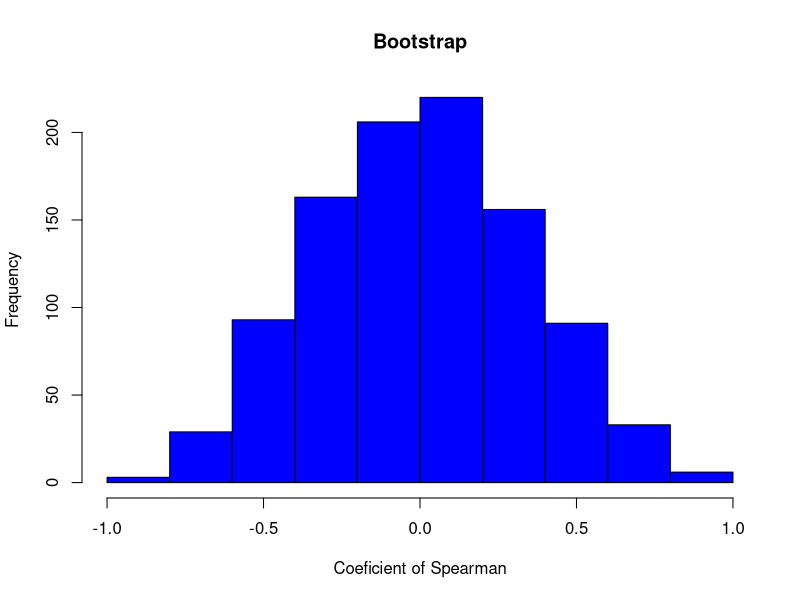

Reproduce this figure in R.
X = c(13, -5, 10, 5, -3, -1, 0, -2, 20, 2)
Y = c(-2, 16, 6, 0, 7, 0, 20, 17, 13, 20)

amount_bs = 1000
n_sample = length(X)
conf.level = 0.95
c_value = qt(1 - conf.level/2, df = n_sample - 2)

rank_unique = function(sample){
  index = order(sample, decreasing = TRUE)
  result = c(1:length(sample))
  result[index]  = result
  result
}

rank = function(sample){
  result = rank_unique(sample)
  for (i in 1:length(sample))
    result[i] = sum(result[sample == sample[i]]) / sum(sample == sample[i])
  result
}

#bootstrap
bootstrap = function(x, y, amount, func){
  n = length(x)
  vector_bs = c()
  for (i in 1:amount) {
    x_bs = sample(x, n, replace=T)
    y_bs = sample(y, n, replace=T)
    vector_bs = c(vector_bs, func(x_bs, y_bs))
  }
  vector_bs
}

cor_spearman = function(x, y)
{
  x_rank = rank(x)
  y_rank = rank(y)
  x_rank_mean = mean(x_rank)
  y_rank_mean = mean(y_rank)
  sum((x_rank - x_rank_mean)*(y_rank - y_rank_mean)) /
    sqrt(sum((x_rank - x_rank_mean)^2) * sum((y_rank - y_rank_mean)^2))
}
  
print(cor.test(X, Y, method = 'spearman'))
print(cor_spearman(X,Y))

spearman_bs = bootstrap(X, Y, amount_bs, cor_spearman)
#t_stat = sqrt((n_sample-2)*spearman_bs^2 / (1 - spearman_bs^2))
#p_value_bs = sum(t_stat <= c_value) / amount_bs

hist(spearman_bs, breaks=10, col="blue", xlab="Coeficient of Spearman", main="Bootstrap")
